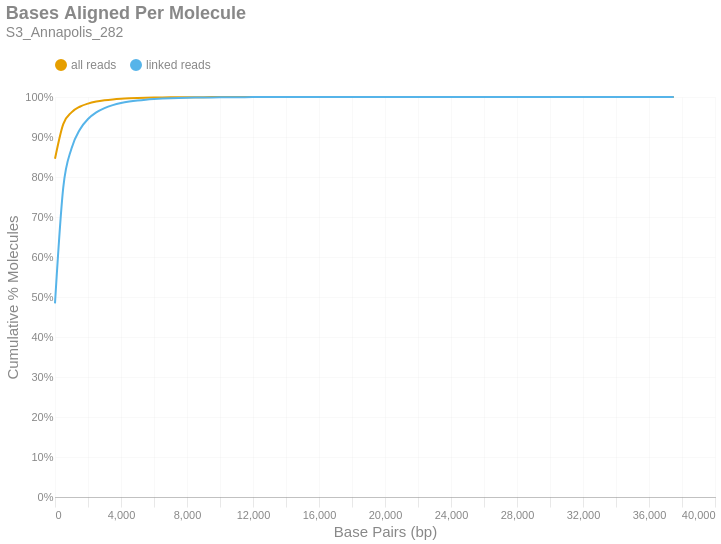

This figure's notebook cell:
### Markdown cell above
### Bases Aligned Per Molecule
This is a cumulative frequency distribution showing the number of base pairs aligned per unique molecule. These data are shown in 500 bp bins. There are two distributions: one with `all reads` (yellow) and another with only `linked reads` (blue). The percent of molecules in the `linked reads` distribution is relative to the total number of linked molecules.

### Code cell
if SKIPLR:
    print_html(f"Skipped")
else:
    binned_df = consolidated_hist(valids['aligned_bp'], mask, 500, True)
    with SafeRender(binned_df):
        (
            density_plot(binned_df, 'Bases Aligned Per Molecule', samplename, 'basesper')
            .encode(
                x=alt.X('bin:Q', title="Base Pairs (bp)").axis(tickMinStep=500).scale(padding=0),
                y=alt.Y('value:Q', title='Cumulative % Molecules')
                    .axis(format='%')
                    .scale(domain = [0,1])
                    .stack(False),
                color=alt.Color("key:N").scale(domain = ["all reads", "linked reads"]),
                tooltip = [
                    alt.Tooltip("key:N", title = "Data Type"),
                    alt.Tooltip("range_label:N", title="Bases Aligned Per Molecule"),
                    alt.Tooltip("value:Q", format = ".2%", title="% Molecules (Cum.)")
                ]
            )
        ).display()

### Figure 1 — Vega-Lite specification as saved in the notebook (floating-point values rounded to 4 significant figures)
{"width": "container", "height": 400, "config": {"title": {"anchor": "start", "dy": -15, "fontSize": 18, "color": "#888888", "subtitleColor": "#888888", "subtitleFontSize": 14}, "arc": {"fill": "#0072B2"}, "axis": {"domainColor": "#888888", "domainWidth": 0.5, "gridWidth": 0.2, "grid": false, "titleFontWeight": 400, "titleFontSize": 15, "labelFontSize": 11, "labelColor": "#888888", "tickColor": "#888888", "tickWidth": 0.2, "titleColor": "#888888"}, "axisBand": {"grid": false}, "axisX": {"grid": true, "tickSize": 10, "domainCap": "round"}, "axisY": {"domain": false, "grid": true, "tickSize": 0, "domainCap": "round"}, "background": "transparent", "header": {"labelFontSize": 15, "labelColor": "#888888", "titleFontSize": 15, "titleFontWeight": 600, "titleColor": "#888888"}, "legend": {"labelFont": "sans-serif", "labelFontSize": 12, "labelColor": "#888888", "symbolSize": 100, "symbolType": "circle", "titleFontSize": 12, "titlePadding": 10, "titleColor": "#888888", "title": null, "orient": "top"}, "range": {"category": ["#E69F00", "#56B4E9", "#009E73", "#F0E442", "#0072B2", "#D55E00", "#CC79A7", "#000000"], "diverging": ["#cfe8f3", "#a2d4ec", "#73bfe2", "#46abdb", "#1696d2", "#12719e"]}, "area": {"fill": "#0072B2", "fillOpacity": 0.7, "line": true, "strokeOpacity": 0.7}, "line": {"color": "#0072B2", "stroke": "#0072B2", "strokeWidth": 2}, "trail": {"color": "#0072B2", "stroke": "#0072B2", "strokeWidth": 0, "size": 1}, "point": {"filled": true, "fillOpacity": 1.0, "size": 95}, "text": {"color": "#888888", "fontSize": 11, "align": "right", "fontWeight": 400, "size": 11}, "bar": {"fill": "#0072B2", "stroke": null}, "view": {"stroke": null, "continuousWidth": 660, "continuousHeight": 400}}, "data": {"name": "data-f3a83514ad45d399896cd3a8cc038791"}, "mark": {"type": "line", "interpolate": "monotone", "point": {"opacity": 0, "size": 275}}, "encoding": {"color": {"field": "key", "scale": {"domain": ["all reads", "linked reads"]}, "type": "nominal"}, "tooltip": [{"field": "key", "title": "Data Type", "type": "nominal"}, {"field": "range_label", "title": "Bases Aligned Per Molecule", "type": "nominal"}, {"field": "value", "format": ".2%", "title": "% Molecules (Cum.)", "type": "quantitative"}], "x": {"axis": {"tickMinStep": 500}, "field": "bin", "scale": {"padding": 0}, "title": "Base Pairs (bp)", "type": "quantitative"}, "y": {"axis": {"format": "%"}, "field": "value", "scale": {"domain": [0, 1]}, "stack": false, "title": "Cumulative % Molecules", "type": "quantitative"}}, "params": [{"name": "param_c36ac31b6afebe62", "select": {"type": "point", "fields": ["key"]}, "bind": "legend"}], "title": {"text": "Bases Aligned Per Molecule", "subtitle": "S3_Annapolis_282"}, "transform": [{"fold": ["all reads (cumsum)", "linked reads (cumsum)"]}, {"calculate": "replace(datum.key, ' (cumsum)', '')", "as": "key"}, {"filter": {"param": "param_c36ac31b6afebe62"}}], "usermeta": {"embedOptions": {"downloadFileName": "S3_Annapolis_282.basesper"}}, "$schema": "https://vega.github.io/schema/vega-lite/v6.1.0.json", "datasets": {"data-f3a83514ad45d399896cd3a8cc038791": [{"bin": "0.0", "interval": "0.0-500.0", "all reads": 0.8455, "linked reads": 0.4842, "all reads (cumsum)": 0.8455, "linked reads (cumsum)": 0.4842, "range_label": "0-499"}, {"bin": "500.0", "interval": "500.0-1000.0", "all reads": 0.08684, "linked reads": 0.2893, "all reads (cumsum)": 0.9323, "linked reads (cumsum)": 0.7734, "range_label": "500-999"}, {"bin": "1000.0", "interval": "1000.0-1500.0", "all reads": 0.02927, "linked reads": 0.098, "all reads (cumsum)": 0.9616, "linked reads (cumsum)": 0.8714, "range_label": "1000-1499"}, {"bin": "1500.0", "interval": "1500.0-2000.0", "all reads": 0.01401, "linked reads": 0.04694, "all reads (cumsum)": 0.9756, "linked reads (cumsum)": 0.9184, "range_label": "1500-1999"}, {"bin": "2000.0", "interval": "2000.0-2500.0", "all reads": 0.0079, "linked reads": 0.02646, "all reads (cumsum)": 0.9835, "linked reads (cumsum)": 0.9448, "range_label": "2000-2499"}, {"bin": "2500.0", "interval": "2500.0-3000.0", "all reads": 0.004962, "linked reads": 0.01662, "all reads (cumsum)": 0.9885, "linked reads (cumsum)": 0.9615, "range_label": "2500-2999"}, {"bin": "3000.0", "interval": "3000.0-3500.0", "all reads": 0.003222, "linked reads": 0.01079, "all reads (cumsum)": 0.9917, "linked reads (cumsum)": 0.9723, "range_label": "3000-3499"}, {"bin": "3500.0", "interval": "3500.0-4000.0", "all reads": 0.00221, "linked reads": 0.007403, "all reads (cumsum)": 0.9939, "linked reads (cumsum)": 0.9797, "range_label": "3500-3999"}, {"bin": "4000.0", "interval": "4000.0-4500.0", "all reads": 0.001566, "linked reads": 0.005244, "all reads (cumsum)": 0.9955, "linked reads (cumsum)": 0.9849, "range_label": "4000-4499"}, {"bin": "4500.0", "interval": "4500.0-5000.0", "all reads": 0.001104, "linked reads": 0.003699, "all reads (cumsum)": 0.9966, "linked reads (cumsum)": 0.9886, "range_label": "4500-4999"}, {"bin": "5000.0", "interval": "5000.0-5500.0", "all reads": 0.0008202, "linked reads": 0.002747, "all reads (cumsum)": 0.9974, "linked reads (cumsum)": 0.9913, "range_label": "5000-5499"}, {"bin": "5500.0", "interval": "5500.0-6000.0", "all reads": 0.0006106, "linked reads": 0.002045, "all reads (cumsum)": 0.998, "linked reads (cumsum)": 0.9934, "range_label": "5500-5999"}, {"bin": "6000.0", "interval": "6000.0-6500.0", "all reads": 0.0004413, "linked reads": 0.001478, "all reads (cumsum)": 0.9985, "linked reads (cumsum)": 0.9949, "range_label": "6000-6499"}, {"bin": "6500.0", "interval": "6500.0-7000.0", "all reads": 0.0003308, "linked reads": 0.001108, "all reads (cumsum)": 0.9988, "linked reads (cumsum)": 0.996, "range_label": "6500-6999"}, {"bin": "7000.0", "interval": "7000.0-7500.0", "all reads": 0.0002694, "linked reads": 0.0009023, "all reads (cumsum)": 0.9991, "linked reads (cumsum)": 0.9969, "range_label": "7000-7499"}, {"bin": "7500.0", "interval": "7500.0-8000.0", "all reads": 0.0002057, "linked reads": 0.0006892, "all reads (cumsum)": 0.9993, "linked reads (cumsum)": 0.9976, "range_label": "7500-7999"}, {"bin": "8000.0", "interval": "8000.0-8500.0", "all reads": 0.000156, "linked reads": 0.0005226, "all reads (cumsum)": 0.9994, "linked reads (cumsum)": 0.9981, "range_label": "8000-8499"}, {"bin": "8500.0", "interval": "8500.0-9000.0", "all reads": 0.000119, "linked reads": 0.0003985, "all reads (cumsum)": 0.9995, "linked reads (cumsum)": 0.9985, "range_label": "8500-8999"}, {"bin": "9000.0", "interval": "9000.0-9500.0", "all reads": 9.756e-05, "linked reads": 0.0003268, "all reads (cumsum)": 0.9996, "linked reads (cumsum)": 0.9988, "range_label": "9000-9499"}, {"bin": "9500.0", "interval": "9500.0-10000.0", "all reads": 6.922e-05, "linked reads": 0.0002319, "all reads (cumsum)": 0.9997, "linked reads (cumsum)": 0.999, "range_label": "9500-9999"}, {"bin": "10000.0", "interval": "10000.0-10500.0", "all reads": 5.697e-05, "linked reads": 0.0001908, "all reads (cumsum)": 0.9998, "linked reads (cumsum)": 0.9992, "range_label": "10000-10499"}, {"bin": "10500.0", "interval": "10500.0-11000.0", "all reads": 4.649e-05, "linked reads": 0.0001557, "all reads (cumsum)": 0.9998, "linked reads (cumsum)": 0.9994, "range_label": "10500-10999"}, {"bin": "11000.0", "interval": "11000.0-11500.0", "all reads": 3.557e-05, "linked reads": 0.0001192, "all reads (cumsum)": 0.9999, "linked reads (cumsum)": 0.9995, "range_label": "11000-11499"}, {"bin": "11500.0", "interval": "11500.0-12000.0", "all reads": 3.114e-05, "linked reads": 0.0001043, "all reads (cumsum)": 0.9999, "linked reads (cumsum)": 0.9996, "range_label": "11500-11999"}, {"bin": "12000.0", "interval": "12000.0-12500.0", "all reads": 2.553e-05, "linked reads": 8.553e-05, "all reads (cumsum)": 0.9999, "linked reads (cumsum)": 0.9997, "range_label": "12000-12499"}, {"bin": "12500.0", "interval": "12500.0-13000.0", "all reads": 1.668e-05, "linked reads": 5.587e-05, "all reads (cumsum)": 0.9999, "linked reads (cumsum)": 0.9998, "range_label": "12500-12999"}, {"bin": "13000.0", "interval": "13000.0-13500.0", "all reads": 1.476e-05, "linked reads": 4.944e-05, "all reads (cumsum)": 0.9999, "linked reads (cumsum)": 0.9998, "range_label": "13000-13499"}, {"bin": "13500.0", "interval": "13500.0-14000.0", "all reads": 1.092e-05, "linked reads": 3.659e-05, "all reads (cumsum)": 1.0, "linked reads (cumsum)": 0.9998, "range_label": "13500-13999"}, {"bin": "14000.0", "interval": "14000.0-14500.0", "all reads": 8.118e-06, "linked reads": 2.719e-05, "all reads (cumsum)": 1.0, "linked reads (cumsum)": 0.9999, "range_label": "14000-14499"}, {"bin": "14500.0", "interval": "14500.0-15000.0", "all reads": 7.675e-06, "linked reads": 2.571e-05, "all reads (cumsum)": 1.0, "linked reads (cumsum)": 0.9999, "range_label": "14500-14999"}, {"bin": "15000.0", "interval": "15000.0-15500.0", "all reads": 6.642e-06, "linked reads": 2.225e-05, "all reads (cumsum)": 1.0, "linked reads (cumsum)": 0.9999, "range_label": "15000-15499"}, {"bin": "15500.0", "interval": "15500.0-16000.0", "all reads": 4.428e-06, "linked reads": 1.483e-05, "all reads (cumsum)": 1.0, "linked reads (cumsum)": 0.9999, "range_label": "15500-15999"}, {"bin": "16000.0", "interval": "16000.0-16500.0", "all reads": 3.247e-06, "linked reads": 1.088e-05, "all reads (cumsum)": 1.0, "linked reads (cumsum)": 0.9999, "range_label": "16000-16499"}, {"bin": "16500.0", "interval": "16500.0-17000.0", "all reads": 3.247e-06, "linked reads": 1.088e-05, "all reads (cumsum)": 1.0, "linked reads (cumsum)": 1.0, "range_label": "16500-16999"}, {"bin": "17000.0", "interval": "17000.0-17500.0", "all reads": 2.509e-06, "linked reads": 8.405e-06, "all reads (cumsum)": 1.0, "linked reads (cumsum)": 1.0, "range_label": "17000-17499"}, {"bin": "17500.0", "interval": "17500.0-18000.0", "all reads": 2.214e-06, "linked reads": 7.416e-06, "all reads (cumsum)": 1.0, "linked reads (cumsum)": 1.0, "range_label": "17500-17999"}, {"bin": "18000.0", "interval": "18000.0-18500.0", "all reads": 1.919e-06, "linked reads": 6.427e-06, "all reads (cumsum)": 1.0, "linked reads (cumsum)": 1.0, "range_label": "18000-18499"}, {"bin": "18500.0", "interval": "18500.0-19000.0", "all reads": 1.476e-06, "linked reads": 4.944e-06, "all reads (cumsum)": 1.0, "linked reads (cumsum)": 1.0, "range_label": "18500-18999"}, {"bin": "19000.0", "interval": "19000.0-19500.0", "all reads": 4.428e-07, "linked reads": 1.483e-06, "all reads (cumsum)": 1.0, "linked reads (cumsum)": 1.0, "range_label": "19000-19499"}, {"bin": "19500.0", "interval": "19500.0-20000.0", "all reads": 7.38e-07, "linked reads": 2.472e-06, "all reads (cumsum)": 1.0, "linked reads (cumsum)": 1.0, "range_label": "19500-19999"}, {"bin": "20000.0", "interval": "20000.0-20500.0", "all reads": 1.033e-06, "linked reads": 3.461e-06, "all reads (cumsum)": 1.0, "linked reads (cumsum)": 1.0, "range_label": "20000-20499"}, {"bin": "20500.0", "interval": "20500.0-21000.0", "all reads": 5.904e-07, "linked reads": 1.978e-06, "all reads (cumsum)": 1.0, "linked reads (cumsum)": 1.0, "range_label": "20500-20999"}, {"bin": "21000.0", "interval": "21000.0-21500.0", "all reads": 1.476e-07, "linked reads": 4.944e-07, "all reads (cumsum)": 1.0, "linked reads (cumsum)": 1.0, "range_label": "21000-21499"}, {"bin": "21500.0", "interval": "21500.0-22000.0", "all reads": 5.904e-07, "linked reads": 1.978e-06, "all reads (cumsum)": 1.0, "linked reads (cumsum)": 1.0, "range_label": "21500-21999"}, {"bin": "22000.0", "interval": "22000.0-22500.0", "all reads": 5.904e-07, "linked reads": 1.978e-06, "all reads (cumsum)": 1.0, "linked reads (cumsum)": 1.0, "range_label": "22000-22499"}, {"bin": "22500.0", "interval": "22500.0-23000.0", "all reads": 2.952e-07, "linked reads": 9.888e-07, "all reads (cumsum)": 1.0, "linked reads (cumsum)": 1.0, "range_label": "22500-22999"}, {"bin": "23000.0", "interval": "23000.0-23500.0", "all reads": 0.0, "linked reads": 0.0, "all reads (cumsum)": 1.0, "linked reads (cumsum)": 1.0, "range_label": "23000-23499"}, {"bin": "23500.0", "interval": "23500.0-24000.0", "all reads": 4.428e-07, "linked reads": 1.483e-06, "all reads (cumsum)": 1.0, "linked reads (cumsum)": 1.0, "range_label": "23500-23999"}, {"bin": "24000.0", "interval": "24000.0-24500.0", "all reads": 0.0, "linked reads": 0.0, "all reads (cumsum)": 1.0, "linked reads (cumsum)": 1.0, "range_label": "24000-24499"}, {"bin": "24500.0", "interval": "24500.0-25000.0", "all reads": 0.0, "linked reads": 0.0, "all reads (cumsum)": 1.0, "linked reads (cumsum)": 1.0, "range_label": "24500-24999"}, {"bin": "25000.0", "interval": "25000.0-25500.0", "all reads": 0.0, "linked reads": 0.0, "all reads (cumsum)": 1.0, "linked reads (cumsum)": 1.0, "range_label": "25000-25499"}, {"bin": "25500.0", "interval": "25500.0-26000.0", "all reads": 0.0, "linked reads": 0.0, "all reads (cumsum)": 1.0, "linked reads (cumsum)": 1.0, "range_label": "25500-25999"}, {"bin": "26000.0", "interval": "26000.0-26500.0", "all reads": 0.0, "linked reads": 0.0, "all reads (cumsum)": 1.0, "linked reads (cumsum)": 1.0, "range_label": "26000-26499"}, {"bin": "26500.0", "interval": "26500.0-27000.0", "all reads": 0.0, "linked reads": 0.0, "all reads (cumsum)": 1.0, "linked reads (cumsum)": 1.0, "range_label": "26500-26999"}, {"bin": "27000.0", "interval": "27000.0-27500.0", "all reads": 0.0, "linked reads": 0.0, "all reads (cumsum)": 1.0, "linked reads (cumsum)": 1.0, "range_label": "27000-27499"}, {"bin": "27500.0", "interval": "27500.0-28000.0", "all reads": 0.0, "linked reads": 0.0, "all reads (cumsum)": 1.0, "linked reads (cumsum)": 1.0, "range_label": "27500-27999"}, {"bin": "28000.0", "interval": "28000.0-28500.0", "all reads": 0.0, "linked reads": 0.0, "all reads (cumsum)": 1.0, "linked reads (cumsum)": 1.0, "range_label": "28000-28499"}, {"bin": "28500.0", "interval": "28500.0-29000.0", "all reads": 0.0, "linked reads": 0.0, "all reads (cumsum)": 1.0, "linked reads (cumsum)": 1.0, "range_label": "28500-28999"}, {"bin": "29000.0", "interval": "29000.0-29500.0", "all reads": 0.0, "linked reads": 0.0, "all reads (cumsum)": 1.0, "linked reads (cumsum)": 1.0, "range_label": "29000-29499"}, {"bin": "29500.0", "interval": "29500.0-30000.0", "all reads": 0.0, "linked reads": 0.0, "all reads (cumsum)": 1.0, "linked reads (cumsum)": 1.0, "range_label": "29500-29999"}, {"bin": "30000.0", "interval": "30000.0-30500.0", "all reads": 0.0, "linked reads": 0.0, "all reads (cumsum)": 1.0, "linked reads (cumsum)": 1.0, "range_label": "30000-30499"}, {"bin": "30500.0", "interval": "30500.0-31000.0", "all reads": 0.0, "linked reads": 0.0, "all reads (cumsum)": 1.0, "linked reads (cumsum)": 1.0, "range_label": "30500-30999"}, {"bin": "31000.0", "interval": "31000.0-31500.0", "all reads": 1.476e-07, "linked reads": 4.944e-07, "all reads (cumsum)": 1.0, "linked reads (cumsum)": 1.0, "range_label": "31000-31499"}, {"bin": "31500.0", "interval": "31500.0-32000.0", "all reads": 0.0, "linked reads": 0.0, "all reads (cumsum)": 1.0, "linked reads (cumsum)": 1.0, "range_label": "31500-31999"}, {"bin": "32000.0", "interval": "32000.0-32500.0", "all reads": 0.0, "linked reads": 0.0, "all reads (cumsum)": 1.0, "linked reads (cumsum)": 1.0, "range_label": "32000-32499"}, {"bin": "32500.0", "interval": "32500.0-33000.0", "all reads": 0.0, "linked reads": 0.0, "all reads (cumsum)": 1.0, "linked reads (cumsum)": 1.0, "range_label": "32500-32999"}, {"bin": "33000.0", "interval": "33000.0-33500.0", "all reads": 0.0, "linked reads": 0.0, "all reads (cumsum)": 1.0, "linked reads (cumsum)": 1.0, "range_label": "33000-33499"}, {"bin": "33500.0", "interval": "33500.0-34000.0", "all reads": 0.0, "linked reads": 0.0, "all reads (cumsum)": 1.0, "linked reads (cumsum)": 1.0, "range_label": "33500-33999"}, {"bin": "34000.0", "interval": "34000.0-34500.0", "all reads": 0.0, "linked reads": 0.0, "all reads (cumsum)": 1.0, "linked reads (cumsum)": 1.0, "range_label": "34000-34499"}, {"bin": "34500.0", "interval": "34500.0-35000.0", "all reads": 0.0, "linked reads": 0.0, "all reads (cumsum)": 1.0, "linked reads (cumsum)": 1.0, "range_label": "34500-34999"}, {"bin": "35000.0", "interval": "35000.0-35500.0", "all reads": 0.0, "linked reads": 0.0, "all reads (cumsum)": 1.0, "linked reads (cumsum)": 1.0, "range_label": "35000-35499"}, {"bin": "35500.0", "interval": "35500.0-36000.0", "all reads": 0.0, "linked reads": 0.0, "all reads (cumsum)": 1.0, "linked reads (cumsum)": 1.0, "range_label": "35500-35999"}, {"bin": "36000.0", "interval": "36000.0-36500.0", "all reads": 0.0, "linked reads": 0.0, "all reads (cumsum)": 1.0, "linked reads (cumsum)": 1.0, "range_label": "36000-36499"}, {"bin": "36500.0", "interval": "36500.0-37000.0", "all reads": 0.0, "linked reads": 0.0, "all reads (cumsum)": 1.0, "linked reads (cumsum)": 1.0, "range_label": "36500-36999"}, {"bin": "37000.0", "interval": "37000.0-37500.0", "all reads": 0.0, "linked reads": 0.0, "all reads (cumsum)": 1.0, "linked reads (cumsum)": 1.0, "range_label": "37000-37499"}, {"bin": "37500.0", "interval": "37500.0-38000.0", "all reads": 1.476e-07, "linked reads": 4.944e-07, "all reads (cumsum)": 1.0, "linked reads (cumsum)": 1.0, "range_label": "37500-37999"}]}}
